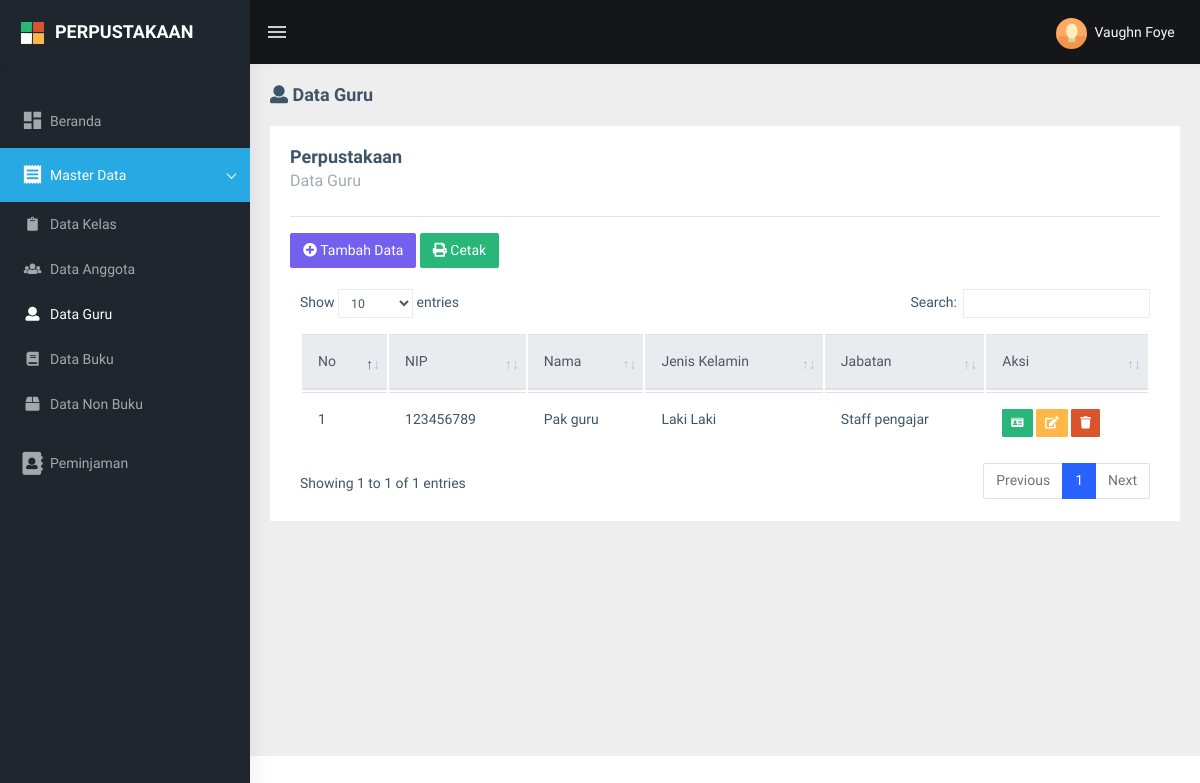
The app's page /simperpus/data_guru (signed in) with its own data.
### tables this page shows
CREATE TABLE `guru` (
  `nuptk` varchar(20) NOT NULL,
  `nama_lengkap` varchar(50) NOT NULL,
  `no_hp` varchar(15) NOT NULL,
  `tempat_lahir` varchar(20) NOT NULL,
  `tgl_lahir` date NOT NULL,
  `jk` varchar(10) NOT NULL,
  `jabatan` varchar(20) NOT NULL,
  `thn_masuk` varchar(4) NOT NULL,
  `foto` varchar(50) NOT NULL,
  `pass` varchar(80) NOT NULL,
  `username` varchar(50) NOT NULL
);

### simperpus/app/get_data.php (called while the page is built, shortened)
<?php
    if (isset($_SESSION['unique_user']) && $_SESSION['type_user'] == "anggota") {
        $stmt_data = $mysqli->prepare("SELECT * FROM anggota WHERE nisn='{$_SESSION['unique2_user']}'");
        $stmt_data->execute();
        $result_data = $stmt_data->get_result();
        $row_data = $result_data->fetch_object();
        $stmt_transaksi = $mysqli->prepare("SELECT * FROM transaksi WHERE nisn='{$_SESSION['unique2_user']}'");
        $stmt_transaksi->execute();
        $result_transaksi = $stmt_transaksi->get_result();
        $row_transaksi = $result_transaksi->fetch_object();
        $stmt_transaksi2 = $mysqli->prepare("SELECT * FROM transaksi WHERE tgl_kembali='0' AND nisn='{$_SESSION['unique2_user']}'");
        $stmt_transaksi2->execute();
        $result_transaksi2 = $stmt_transaksi2->get_result();
        $row_transaksi2 = $result_transaksi2->fetch_object();
        $stmt_transaksi->close();
        $stmt_data->close();
        $stmt_transaksi2->close();
    } else if (isset($_SESSION['unique_user']) && $_SESSION['type_user'] == "admin") {
        $stmt_data = $mysqli->prepare("SELECT * FROM admin WHERE id_admin='{$_SESSION['unique2_user']}'");
        $stmt_data->execute();
        $result_data = $stmt_data->get_result();
        $row_data = $result_data->fetch_object();
    }
?>

### simperpus/app/controller/admin/function_guru.php (the view, shortened to what this page needs)
<?php
function tampil_data_guru($mysqli)
{
    $nomor = 1;
    $query = $mysqli->query("SELECT * FROM guru");
    while ($r = $query->fetch_assoc()) {
?>
        <tr>
            <td><?= $nomor++; ?></td>
            <td><?= $r['nuptk'] ?></td>
            <td><?= $r['nama_lengkap'] ?></td>
            <td><?= $r['jk'] ?></td>
            <td><?= $r['jabatan'] ?></td>
            <td>
                <form action="" method="post">
                    <button type="button" class="btn btn-sm btn-success" data-toggle="modal" data-target="#bio<?= $r['nuptk'] ?>"><i class="fas fa-id-card"></i></button>
                    <button type="button" class="btn btn-sm btn-warning" data-toggle="modal" data-target="#edit<?= $r['nuptk'] ?>"><i class="fas fa-edit"></i></button>
                    <button type="submit" onclick="return confirm('Anda Yakin Ingin Menghapus Data Ini?')" name="hapus_guru" class="btn btn-sm btn-danger"><i class="fas fa-trash"></i></button>
                </form>
            </td>
        </tr>
<?php
    }
}
?>

### simperpus/views/layout/navbar.php (shortened to what this page needs)
<div id="main-wrapper">
    <header class="topbar" data-navbarbg="skin5">
        <nav class="navbar top-navbar navbar-expand-md navbar-dark">
            <div class="navbar-header" data-logobg="skin5">
                <?php if (isset($_GET['views_admin'])) : ?>
                    <a class="navbar-brand" href="beranda_admin">
                        <b class="logo-icon p-l-10">
                            <img src="public/assets/images/logo-icon.png" alt="homepage" class="light-logo" />
                        </b>
                        <span class="logo-text">
                            <h4 class="light-logo mt-2">PERPUSTAKAAN</h4>
                        </span>
                    </a>
                <?php endif; ?>
            </div>
            <div class="navbar-collapse collapse" id="navbarSupportedContent" data-navbarbg="skin5">
                <ul class="navbar-nav float-left mr-auto">
                    <li class="nav-item d-none d-md-block"><a class="nav-link sidebartoggler waves-effect waves-light" href="javascript:void(0)" data-sidebartype="mini-sidebar"><i class="mdi mdi-menu font-24"></i></a></li>
                </ul>
                <ul class="navbar-nav float-right">
                    <li class="nav-item dropdown">
                        <?php if (isset($_GET['views_admin'])) : ?>
                            <a class="nav-link dropdown-toggle text-muted waves-effect waves-dark pro-pic" href="" data-toggle="dropdown" aria-haspopup="true" aria-expanded="false">
                                <img src="public/assets/images/users/1.jpg" alt="user" class="rounded-circle" width="31">
                                <span class="text-light ml-1"><?= $row_data->nama; ?></span>
                            </a>
                        <?php endif; ?>
                    </li>
                </ul>
            </div>
        </nav>
    </header>

### records on screen
guru: nuptk "123456789", nama_lengkap "Pak guru", jk "Laki Laki", jabatan "Staff pengajar"

### other values on screen
$row_data->nama "Vaughn Foye"
$title "Data Guru"
